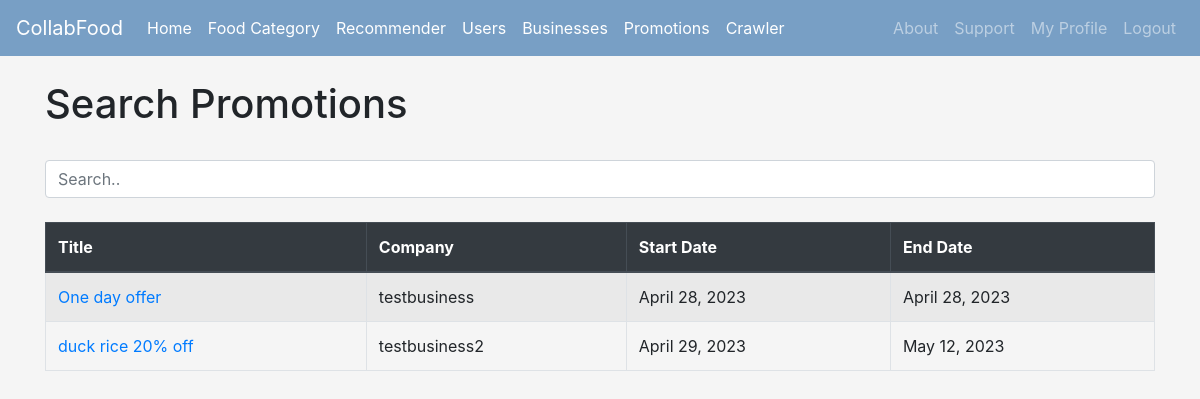
The app's page /searchpromotions (signed in) with its own data.
### Homepage/models.py (models this page shows)
class Promotion(models.Model):
    title = models.CharField(max_length=100)
    description = models.CharField(max_length=999)
    createdBy = models.ForeignKey(User, on_delete=models.CASCADE)
    createdDate = models.DateTimeField(auto_now_add=True)
    startDate = models.DateField()
    endDate = models.DateField()
    isActive = models.BooleanField(default=True)
    def __str__(self):
        return f"{self.id} - {self.title} - createdBy:{self.createdBy} - startDate:{self.startDate} - endDate:{self.endDate}"

### Homepage/views.py (the view)
# urls.py: path('searchpromotions',views.search_promotion,name='searchpromotions'),
@login_required
def search_promotion(request):
	user_type = UserType.objects.get(user=request.user)
	promotions = Promotion.objects.all()
	if user_type.userType in ['user']:
		promotions = Promotion.objects.filter(isActive=True, startDate__lte=timezone.now(), endDate__gte=timezone.now())
	elif user_type.userType in ['business']:
		promotions = Promotion.objects.filter(createdBy = request.user)
	else:
		promotions = Promotion.objects.all()
	print("zx promotions: "+str(promotions),flush=True)
	context = {'user_type': user_type, 'promotions':promotions}
	return render(request, 'searchpromotion.html', context)

### Homepage/templates/searchpromotion.html (shortened to what this page needs)
{% extends 'base.html' %}
{% block content %}
<h1>Search Promotions</h1>
<br>
<input class="form-control" id="searchPromotions" type="text" placeholder="Search..">
<br>
  <table class="table table-striped table-bordered table-hover">
    <thead class="thead-dark">
      <tr>
          <th scope="col">Title</th>
          <th scope="col">Company</th>
          <th scope="col">Start Date</th>
          <th scope="col">End Date</th>
      </tr>
    </thead>
    {% if promotions %}
    <tbody id="Promotions">
      {% for item in promotions %}
        <tr>
            <td><a href="{% url 'viewpromotion' item.id %}">{{ item.title }}</a></td>
            <td>{{ item.createdBy }}</td>
            <td>{{ item.startDate }}</td>
            <td>{{ item.endDate }}</td>
        </tr>
      {% endfor %}
      {% else %}
      <tr><td colspan="4" text>No current promotions.</td> <tr>
      {% endif %}
    </tbody>
  </table>
{% endblock %}

### records on screen
Promotion: title "One day offer", createdBy "testbusiness", startDate "April 28, 2023", endDate "April 28, 2023"
Promotion: title "duck rice 20% off", createdBy "testbusiness2", startDate "April 29, 2023", endDate "May 12, 2023"
